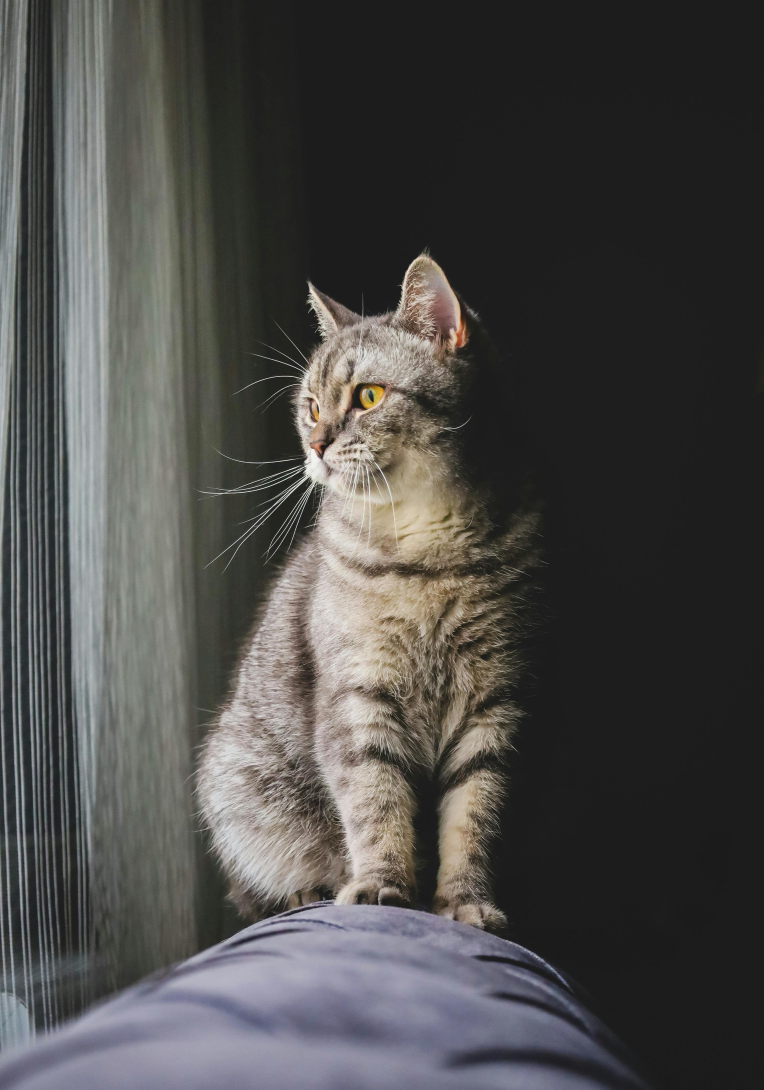
#> input picture resources/cat.jpg, 3818 x 5446 px (shown at 1/5 size)
$ python 2.basic_function.py
#> lines starting #> are read from the running program, lines starting #| are printed output that depends on the picture; after the words box and inside, x2 and y2 are one past the last pixel; in counts of white or black regions, pixels touching at a corner belong together
import cv2

img = cv2.imread('resources/cat.jpg')
#> img is the input picture: shape (5446, 3818, 3); mean B, G, R 73.3, 75, 76

## 1. resize image
img_resized = cv2.resize(img, (640, 480))
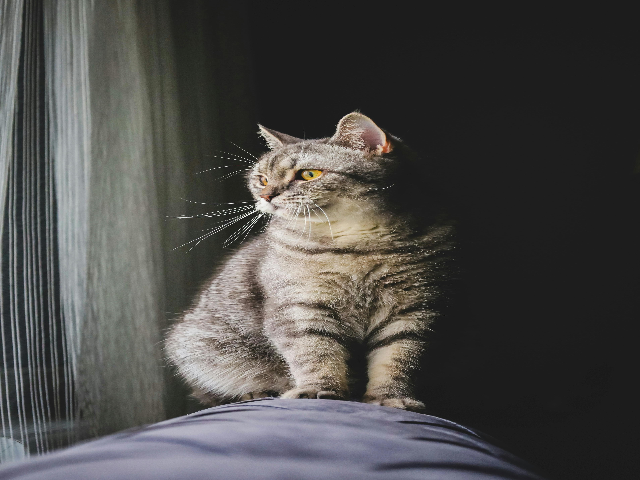
#> img_resized: shape (480, 640, 3); mean B, G, R 73.2, 74.9, 75.9

## 2. crop image
img_crop = img_resized[100:500, 200:]
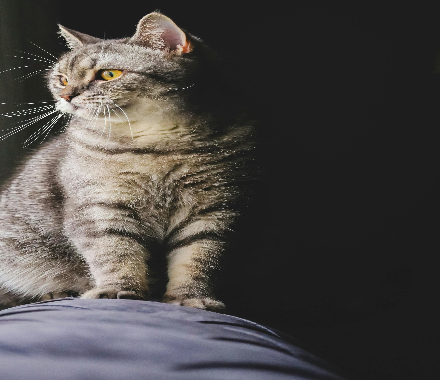
#> img_crop: shape (380, 440, 3); mean B, G, R 69.7, 71.6, 75

## 3. convert to grayscale
img_gray = cv2.cvtColor(img_crop, cv2.COLOR_BGR2GRAY)
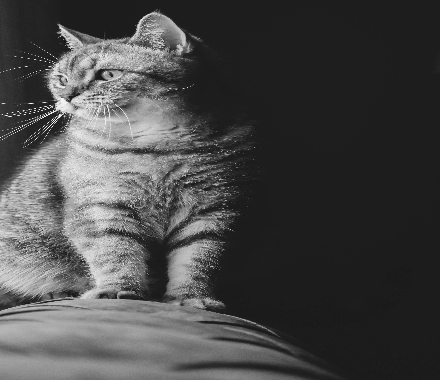
#> img_gray: shape (380, 440); min 14, max 254, mean 72.4

## 4. blur image
img_blurred = cv2.GaussianBlur(img_crop, (15, 15), 0)
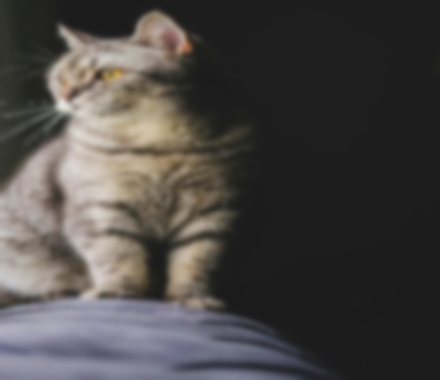
#> img_blurred: shape (380, 440, 3); mean B, G, R 69.7, 71.6, 75

## 5. edge detection
img_edges = cv2.Canny(img_crop, 200, 200)
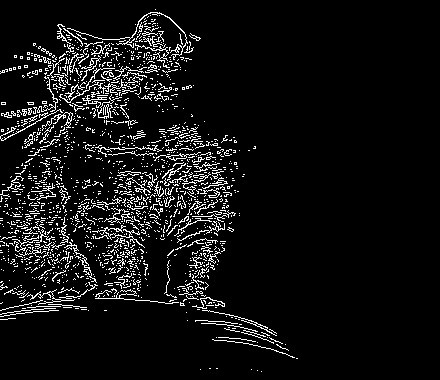
#> img_edges: shape (380, 440); 7.2% white in thin lines or dots, all inside (x1, y1, x2, y2) = (0, 9, 298, 372)

print('Image shape:', img.shape)
#| Image shape: (5446, 3818, 3)
print('Cropped image shape:', img_crop.shape)
#| Cropped image shape: (380, 440, 3)
print('Grayscale image shape:', img_gray.shape)
#| Grayscale image shape: (380, 440)
print('Blurred image shape:', img_blurred.shape)
#| Blurred image shape: (380, 440, 3)
print('Edges image shape:', img_edges.shape)
#| Edges image shape: (380, 440)

cv2.imshow('Resized', img_resized)
cv2.imshow('Cropped', img_crop)
cv2.imshow('Grayscale', img_gray)
cv2.imshow('Blurred', img_blurred)
cv2.imshow('Edges', img_edges)
cv2.waitKey(0)
